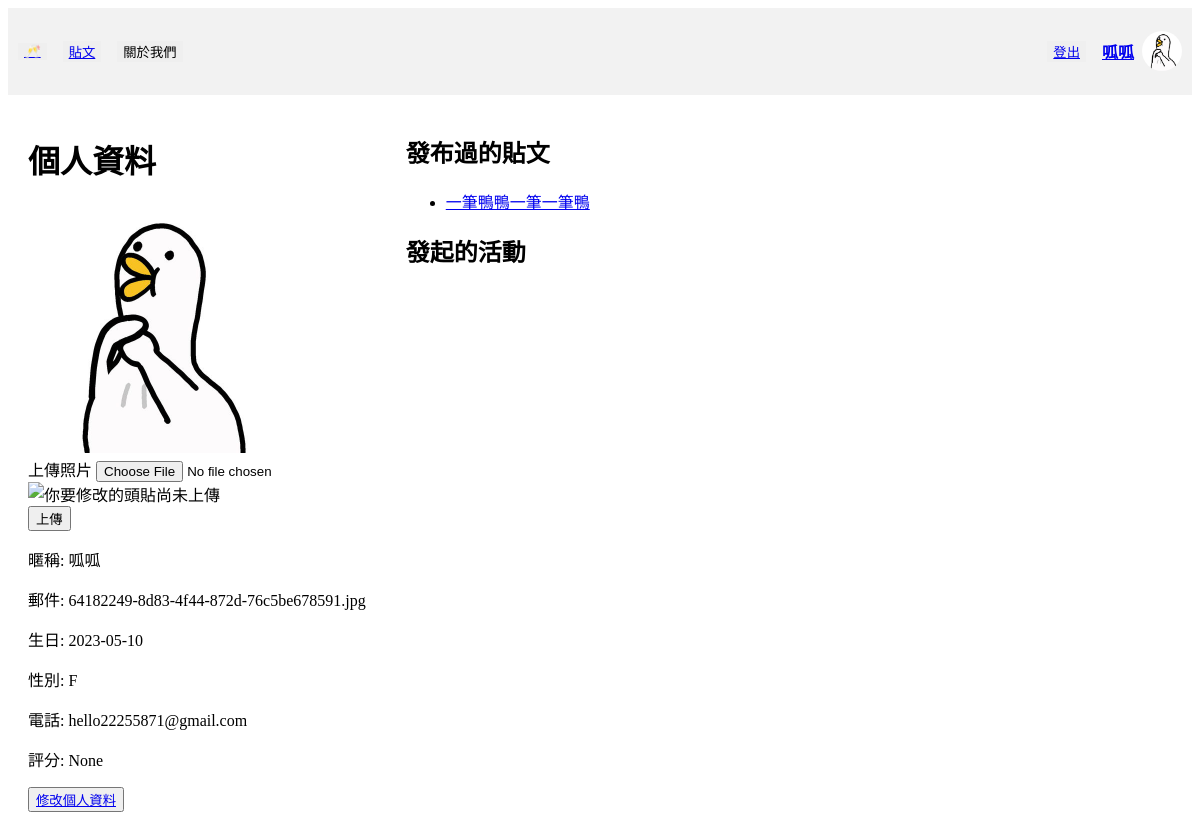
Page /user/personalInfo (signed in) on the earlier database version.
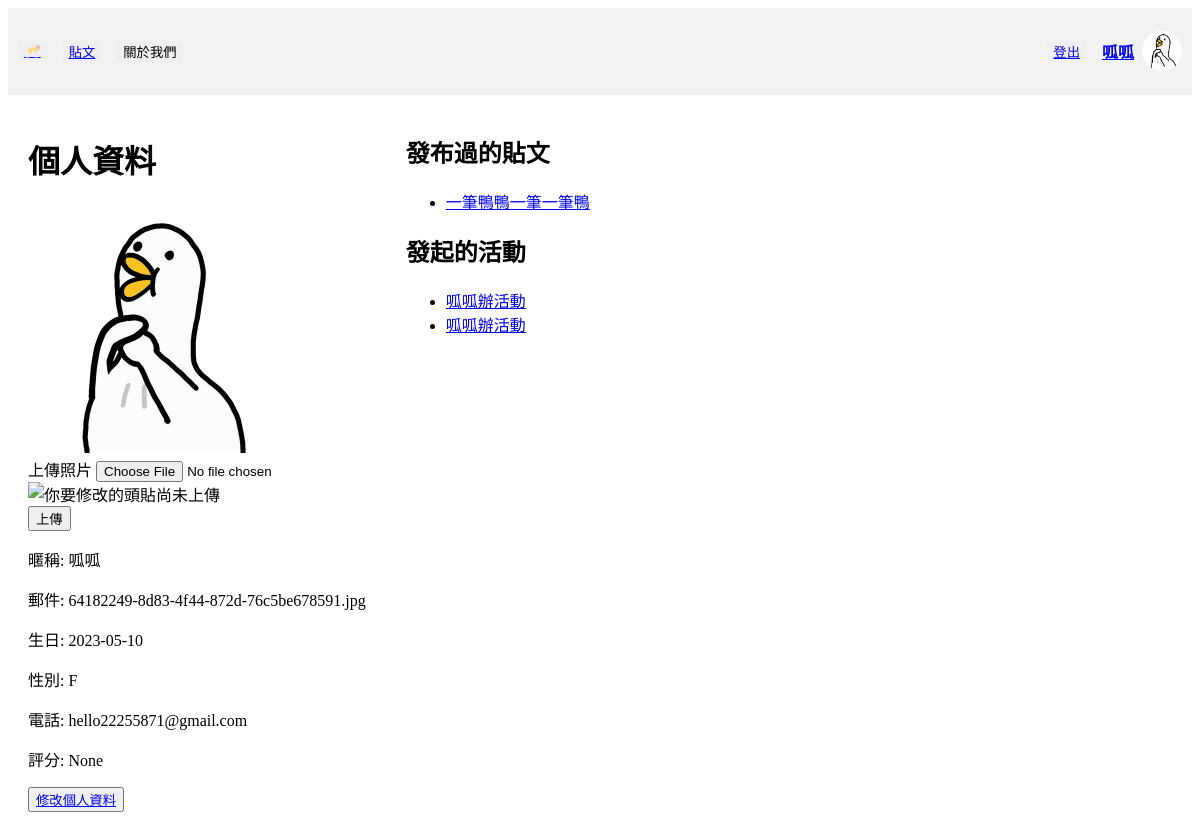
Same page on the later database version.
### tables this page shows
CREATE TABLE "Post" (
	"postID"	INTEGER,
	"postUserID"	INTEGER,
	"postTime"	TEXT,
	"postTitle"	TEXT,
	"postContent"	TEXT,
	"postView"	INT,
	FOREIGN KEY("postUserID") REFERENCES "User"("userID"),
	PRIMARY KEY("postID" AUTOINCREMENT)
);

CREATE TABLE "Activity" (
	"activityID" VARCHAR(36),
	"title"	VARCHAR(10),
	"time"	TEXT,
	"area"	TEXT,
	"location"	TEXT,
	"category"	TEXT,
	"peopleLimited"	INTEGER,
	"signUp"	INTEGER,
	"fee"	INTEGER,
	"expireDate"	TEXT,
	"status"	CHAR(1),
	"organizerUserID"	INTEGER,
	"Intro"	VARCHAR(50),
	"createTime"	TEXT,
	FOREIGN KEY("organizerUserID") REFERENCES "User"("userID"),
	PRIMARY KEY("activityID" )
);

### crud/crudUser.py (the view)
@user_bp.route("/personalInfo")
def personal_info():
    userID = session["userID"]
    con = sql.connect("funCrew_db.db")
    cur = con.cursor()
    cur.execute("SELECT image FROM User WHERE userID=?", (userID,))
    user_image = cur.fetchone()
    cur.execute("SELECT * FROM User WHERE userID=?", (userID,))
    person = cur.fetchall()[0]
    cur.execute(
        "SELECT Avg(Participant.score) FROM Participant, Activity WHERE organizerUserID=? AND participantActivityID=activityID",
        (userID,),
    )
    score = cur.fetchone()[0]
    cur.execute("SELECT postID, postTitle FROM Post WHERE postUserID=?", (userID,))
    posts = cur.fetchall()
    cur.execute("SELECT * FROM Activity WHERE organizerUserID=?", (userID,))
    activities = cur.fetchall()
    cur.execute("SELECT * FROM Participant WHERE ParticipantUserID=?", (userID,))
    participant = cur.fetchall()
    return render_template(
        "personalInfo.html",
        nickname=get_nickname(userID),
        user_image=user_image,
        user_id=str(userID),
        person=person,
        score=score,
        posts=posts,
        activities=activities,
        participant=participant,
    )

### crud/crudUser.py (called while the page is built)
def get_nickname(userID):
    con = sql.connect("funCrew_db.db")
    cur = con.cursor()
    cur.execute("SELECT nickname FROM User WHERE userID=?", (userID,))
    nickname = cur.fetchone()[0]
    con.close()
    return nickname

### templates/personalInfo.html (shortened to what this page needs)
<!DOCTYPE html>
<html>
<head>
</head>
<body>
    <div class="header">
        <div class="header-left">
            <button class="button"><a href="/home"> 🥂 </a></button>
            <button class="button"><a href="/post/posts/newest">貼文</a></button>
            <button class="button">關於我們</button>
        </div>
        <div class="header-right">
            <button class="button"><a href="/user/logout">登出</a></button>
            <div class="user-info">
                <h4><a href="/user/personalInfo">{{ nickname }}</a></h4></button>
                <img src="{{ url_for('static', filename='images/avatars/' + user_image[0]) }}" alt="大頭貼">
            </div>
        </div>
    </div>
    <div class="container">
        <div class="left-column">
            <h1>個人資料</h1>
            <img class="profile-picture" src="{{ url_for('static', filename='images/avatars/' + user_image[0]) }}"
                alt="大頭貼">
            <form method="POST" action="{{ url_for('user.upload_photo') }}" enctype="multipart/form-data">
                <div class="form-group">
                    <label for="image">上傳照片</label>
                    <input type="file" id="image" name="image" onchange="previewImage(event)"><br>
                    <img id="imagePreview" src="#" alt="你要修改的頭貼尚未上傳" style="max-width: 200px; max-height: 200px;"><br>
                </div>
                <input type="submit" value="上傳" class="btn btn-primary">
            </form>
            <p>暱稱: {{ nickname }}</p>
            <p>郵件: {{ person[7] }}</p>
            <p>生日: {{ person[4] }}</p>
            <p>性別: {{ person[3] }}</p>
            <p>電話: {{ person[6] }}</p>
            <p>評分: {{ score }}</p>
            <button><a href="/user/update_personalInfo">修改個人資料</a></button>
        </div>
        <div class="right-column">
            <h2>發布過的貼文</h2>
            <ul>
                {% for post in posts %}
                <li><a href="/post/posts/{{ post[0] }}">{{ post[1] }}</a></li>
                {% endfor %}
            </ul>
            <h2>發起的活動</h2>
            <ul>
                {% for activity in activities %}
                <li><a href="/activity/activities/activity_detail/{{activity[0]}}">{{ activity[1] }}</a></li>
                {% endfor %}
            </ul>
        </div>
</body>
</html>

Differences in the rows shown:
added Activity: title "呱呱辦活動"
added Activity: title "呱呱辦活動"
